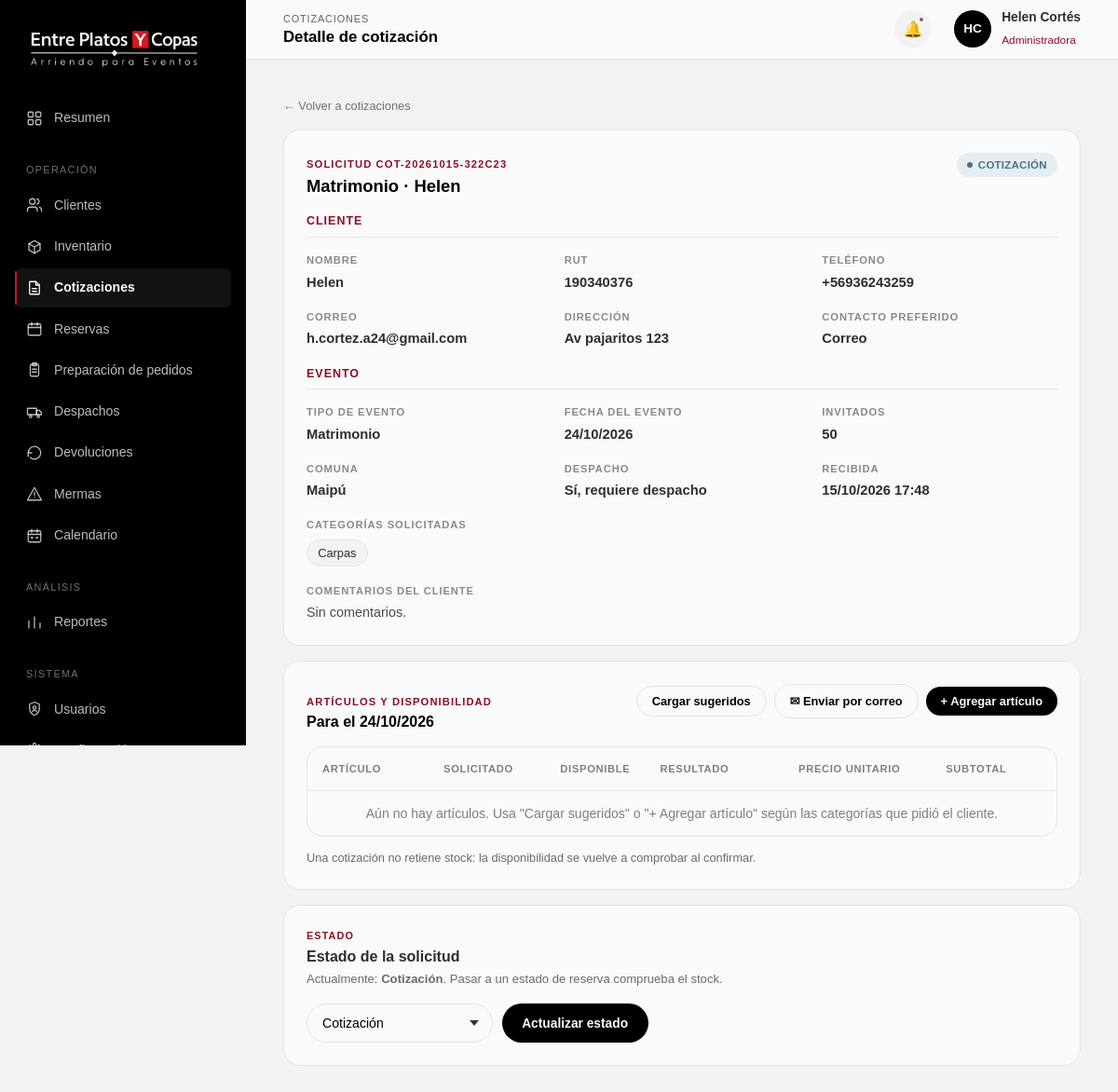
/gestion/cotizaciones/22/ (signed in), run on the app's committed database.
### Inventario/models.py (models this page shows, shortened)
class Servicio(models.Model):
    class Estado(models.TextChoices):
        COTIZACION = "Cotizacion", "Cotización"
        CONTACTADO = "Contactado", "Contactado"
        CONFIRMADO = "Confirmado", "Confirmado"
        PREPARACION = "Preparacion", "En preparación"
        DESPACHADO = "Despachado", "Despachado"
        DEVOLUCION_PARCIAL = "Devolucion parcial", "Devolución parcial"
        FINALIZADO = "Finalizado", "Devuelto"
        CANCELADO = "Cancelado", "Cancelado"
    class MedioContacto(models.TextChoices):
        WHATSAPP = "WhatsApp", "WhatsApp"
        CORREO = "Correo", "Correo"
        LLAMADA = "Llamada", "Llamada"
    negocio = models.ForeignKey(
        Negocio,
        on_delete=models.CASCADE,
        related_name="servicios"
    )
    cliente = models.ForeignKey(
        Cliente,
        on_delete=models.PROTECT,
        related_name="servicios"
    )
    codigo = models.CharField(
        max_length=30,
        unique=True
    )
    estado = models.CharField(
        max_length=30,
        choices=Estado.choices,
        default=Estado.COTIZACION
    )
    tipo_servicio = models.CharField(
        max_length=100,
        blank=True
    )
    fecha_solicitud = models.DateField()
    fecha_evento = models.DateField(null=True, blank=True)
    fecha_inicio = models.DateField(null=True, blank=True)
    fecha_termino = models.DateField(null=True, blank=True)
    hora_inicio = models.TimeField(null=True, blank=True)
    hora_termino = models.TimeField(null=True, blank=True)
    direccion_evento = models.CharField(
        max_length=255,
        blank=True
    )
    comuna_evento = models.CharField(
        max_length=100,
        blank=True
    )
    cantidad_personas = models.IntegerField(
        null=True,
        blank=True
    )
    subtotal = models.DecimalField(
        max_digits=12,
        decimal_places=0,
        default=0
    )
    descuento = models.DecimalField(
        max_digits=12,
        decimal_places=0,
        default=0
    )
    total = models.DecimalField(
        max_digits=12,
        decimal_places=0,
        default=0
    )
    abono = models.DecimalField(
        max_digits=12,
        decimal_places=0,
        default=0
    )
    garantia = models.DecimalField(
        max_digits=12,
        decimal_places=0,
        default=0
    )
    observaciones = models.TextField(blank=True)
    requiere_despacho = models.BooleanField(default=False, db_default=False)
    medio_contacto = models.CharField(
        max_length=20,
        blank=True,
        default="",
        db_default="",
        choices=MedioContacto.choices
    )
    comentarios = models.TextField(blank=True, default="", db_default="")
    categorias_solicitadas = models.ManyToManyField(
        Categoria,
        blank=True,
        related_name="servicios_solicitados",
        db_table="servicio_categoria_solicitada"
    )
    categorias_por_definir = models.BooleanField(default=False, db_default=False)
    fecha_confirmacion = models.DateTimeField(
        null=True,
        blank=True
    )
    fecha_creacion = models.DateTimeField(auto_now_add=True)
    fecha_actualizacion = models.DateTimeField(auto_now=True)
    class Meta:
        db_table = "servicio"
        constraints = [
            models.CheckConstraint(
                condition=(
                    Q(fecha_inicio__isnull=True)
                    | Q(fecha_termino__isnull=True)
                    | Q(fecha_termino__gte=F("fecha_inicio"))
                ),
                name="fecha_termino_mayor_inicio"
            )
        ]
    @property
    def clase_estado(self):
        return {
            self.Estado.COTIZACION: "info",
            self.Estado.CONTACTADO: "warning",
            self.Estado.CONFIRMADO: "success",
            self.Estado.PREPARACION: "success",
            self.Estado.DESPACHADO: "success",
            self.Estado.DEVOLUCION_PARCIAL: "warning",
            self.Estado.CANCELADO: "danger",
        }.get(self.estado, "neutral")

class Cliente(models.Model):
    negocio = models.ForeignKey(
        Negocio,
        on_delete=models.CASCADE,
        related_name="clientes"
    )
    rut = models.CharField(max_length=20, blank=True)
    nombre = models.CharField(max_length=100)
    apellido = models.CharField(max_length=100, blank=True)
    telefono = models.CharField(max_length=30, blank=True)
    email = models.EmailField(max_length=150, blank=True)
    direccion = models.CharField(max_length=255, blank=True)
    comuna = models.CharField(max_length=100, blank=True)
    observaciones = models.TextField(blank=True)
    activo = models.BooleanField(default=True)
    fecha_creacion = models.DateTimeField(auto_now_add=True)
    fecha_actualizacion = models.DateTimeField(auto_now=True)
    class Meta:
        db_table = "cliente"
        constraints = [
            models.UniqueConstraint(
                fields=["negocio", "rut"],
                condition=~Q(rut=""),
                name="cliente_rut_unico_por_negocio"
            )
        ]

### Inventario/views.py (the view, shortened to what this page needs)
@solo_administrador
def gestion_cotizacion(request, id):
    servicio = get_object_or_404(
        Servicio.objects.select_related("cliente", "negocio"),
        id=id,
    )
    detalles = list(
        DetalleServicio.objects
        .filter(servicio=servicio)
        .select_related("articulo")
        .order_by("articulo__nombre")
    )
    por_articulo = {r["articulo_id"]: r for r in disponibilidad_servicio(servicio)}
    for detalle in detalles:
        detalle.disponibilidad = por_articulo.get(detalle.articulo_id)
    categorias = [etiqueta_categoria(c) for c in servicio.categorias_solicitadas.all()]
    hay_faltantes = any(r["faltante"] for r in por_articulo.values())
    return render(
        request,
        "cotizacion.html",
        {
            "servicio": servicio,
            "detalles": detalles,
            "categorias": categorias,
            "articulos": (
                Articulo.objects
                .filter(negocio=servicio.negocio, activo=True)
                .order_by("categoria__nombre", "nombre")
            ),
            "estados_servicio": Servicio.Estado.choices,
            "bloquea_stock": servicio.estado in ESTADOS_QUE_BLOQUEAN,
            "puede_confirmar": (
                servicio.estado in (Servicio.Estado.COTIZACION, Servicio.Estado.CONTACTADO)
                and bool(detalles)
                and servicio.fecha_evento is not None
            ),
            "hay_faltantes": hay_faltantes,
        },
    )

### gestion/templates/cotizacion.html (shortened to what this page needs)
{% load static %}
<!DOCTYPE html>
<html lang="es">
<head>
<link rel="stylesheet" href="{% static 'css/admin.css' %}?v=cotizacion-4">
</head>
<body>
<div class="admin-shell">
  <aside class="admin-sidebar" id="admin-sidebar">
    <div class="sidebar-brand">
      <a href="{% url 'index' %}"><img src="{% static 'images/logo2.jpg' %}" alt="Entre Platos y Copas"></a>
    </div>
    <nav class="sidebar-nav">
      <a href="{% url 'inicio' %}" class="sidebar-link"><span class="nav-icon"></span><span class="nav-label">Resumen</span></a>
      <span class="sidebar-group-label">Operación</span>
      <a href="{% url 'gestion_clientes' %}" class="sidebar-link"><span class="nav-icon"></span><span class="nav-label">Clientes</span></a>
      <a href="{% url 'gestion_inventario' %}" class="sidebar-link"><span class="nav-icon"></span><span class="nav-label">Inventario</span></a>
      <a href="{% url 'gestion_cotizaciones' %}" class="sidebar-link"><span class="nav-icon"></span><span class="nav-label">Cotizaciones</span></a>
      <a href="{% url 'gestion_reservas' %}" class="sidebar-link"><span class="nav-icon"></span><span class="nav-label">Reservas</span></a>
      <a href="{% url 'gestion_preparacion' %}" class="sidebar-link"><span class="nav-icon"></span><span class="nav-label">Preparación de pedidos</span></a>
      <a href="{% url 'gestion_despachos' %}" class="sidebar-link"><span class="nav-icon"></span><span class="nav-label">Despachos</span></a>
      <a href="{% url 'gestion_devoluciones' %}" class="sidebar-link"><span class="nav-icon"></span><span class="nav-label">Devoluciones</span></a>
      <a href="{% url 'gestion_mermas' %}" class="sidebar-link"><span class="nav-icon"></span><span class="nav-label">Mermas</span></a>
      <a href="{% url 'gestion_calendario' %}" class="sidebar-link"><span class="nav-icon"></span><span class="nav-label">Calendario</span></a>
      <span class="sidebar-group-label">Análisis</span>
      <a href="{% url 'gestion_reportes' %}" class="sidebar-link"><span class="nav-icon"></span><span class="nav-label">Reportes</span></a>
      <span class="sidebar-group-label">Sistema</span>
      <a href="{% url 'gestion_usuarios' %}" class="sidebar-link"><span class="nav-icon"></span><span class="nav-label">Usuarios</span></a>
      <a href="{% url 'gestion_configuracion' %}" class="sidebar-link"><span class="nav-icon"></span><span class="nav-label"></span></a>
    </nav>
  </aside>
  <div class="admin-main">
    <header class="admin-topbar no-print">
      <div style="display:flex;align-items:center;gap:1rem;">
        <div class="topbar-title">
          <span class="eyebrow">Cotizaciones</span>
          <h1>Detalle de cotización</h1>
        </div>
      </div>
      <div class="topbar-actions">
        <button class="icon-btn" aria-label="Notificaciones"><span class="dot"></span>🔔</button>
        <div class="topbar-user">
          <div class="user-avatar">HC</div>
          <div class="user-info"><strong>Helen Cortés</strong><span>Administradora</span></div>
        </div>
      </div>
    </header>
    <main class="admin-content">
      <div class="breadcrumb no-print"><a href="{% url 'gestion_cotizaciones' %}">← Volver a cotizaciones</a></div>
<div class="card">
  <div class="card-head">
    <div><span class="eyebrow">Solicitud {{ servicio.codigo }}</span><h2>{{ servicio.tipo_servicio|default:"Evento" }} · {{ servicio.cliente.nombre }} {{ servicio.cliente.apellido }}</h2></div>
    <span class="badge badge--{{ servicio.clase_estado }}">{{ servicio.get_estado_display }}</span>
  </div>
  <h3 class="detail-section-title">Cliente</h3>
  <div class="detail-grid">
    <div><span class="cell-muted">Nombre</span><strong><a href="{% url 'gestion_cliente' servicio.cliente.id %}">{{ servicio.cliente.nombre }} {{ servicio.cliente.apellido }}</a></strong></div>
    <div><span class="cell-muted">RUT</span><strong>{{ servicio.cliente.rut|default:"—" }}</strong></div>
    <div><span class="cell-muted">Teléfono</span><strong>{{ servicio.cliente.telefono|default:"—" }}</strong></div>
    <div><span class="cell-muted">Correo</span><strong>{{ servicio.cliente.email|default:"—" }}</strong></div>
    <div><span class="cell-muted">Dirección</span><strong>{{ servicio.cliente.direccion|default:"—" }}</strong></div>
    <div><span class="cell-muted">Contacto preferido</span><strong>{{ servicio.get_medio_contacto_display|default:"Sin preferencia" }}</strong></div>
  </div>
  <h3 class="detail-section-title">Evento</h3>
  <div class="detail-grid">
    <div><span class="cell-muted">Tipo de evento</span><strong>{{ servicio.tipo_servicio|default:"—" }}</strong></div>
    <div><span class="cell-muted">Fecha del evento</span><strong>{{ servicio.fecha_evento|date:"d/m/Y"|default:"—" }}</strong></div>
    <div><span class="cell-muted">Invitados</span><strong>{{ servicio.cantidad_personas|default:"—" }}</strong></div>
    <div><span class="cell-muted">Comuna</span><strong>{{ servicio.comuna_evento|default:"—" }}</strong></div>
    <div><span class="cell-muted">Despacho</span><strong>{% if servicio.requiere_despacho %}Sí, requiere despacho{% else %}No, retira el cliente{% endif %}</strong></div>
    <div><span class="cell-muted">Recibida</span><strong>{{ servicio.fecha_creacion|date:"d/m/Y H:i" }}</strong></div>
    <div class="full"><span class="cell-muted">Categorías solicitadas</span>
      <div class="chip-list">
        {% for categoria in categorias %}<span class="chip">{{ categoria }}</span>{% empty %}{% if not servicio.categorias_por_definir %}<span class="cell-muted">Sin categorías</span>{% endif %}{% endfor %}
      </div>
    </div>
    <div class="full"><span class="cell-muted">Comentarios del cliente</span><p>{{ servicio.comentarios|default:"Sin comentarios."|linebreaksbr }}</p></div>
  </div>
</div>
<div class="card" style="margin-top:1rem;">
  <div class="card-head no-print">
    <div>
      <span class="eyebrow">Artículos y disponibilidad</span>
      <h2 style="font-size:1rem;">Para el {{ servicio.fecha_evento|date:"d/m/Y"|default:"evento (sin fecha)" }}</h2>
    </div>
    <div class="card-head-actions">
      <form method="post" action="{% url 'gestion_cotizacion' servicio.id %}">
        <button type="submit" class="btn btn-outline btn-sm" title="Agrega artículos según el tipo de evento, las categorías y los invitados">Cargar sugeridos</button>
      </form>
      <a href="{% url 'enviar_cotizacion_email' servicio.id %}" class="btn btn-outline btn-sm">✉ Enviar por correo</a>
      <button type="button" class="btn btn-primary btn-sm" id="btn-agregar-articulo">+ Agregar artículo</button>
    </div>
  </div>
  <div class="table-wrap">
  <table class="data-table">
    <thead>
      <tr>
        <th>Artículo</th>
        <th class="cell-num">Solicitado</th>
        <th class="cell-num">Disponible</th>
        <th>Resultado</th>
        <th class="cell-num">Precio unitario</th>
        <th class="cell-num">Subtotal</th>
        <th></th>
      </tr>
    </thead>
    <tbody>
      {% for d in detalles %}
      <tr>
        <td>{{ d.articulo.nombre }}<div class="cell-muted">{{ d.articulo.codigo }}</div></td>
        <td class="cell-num">{{ d.cantidad }}</td>
        <td class="cell-num">{% if d.disponibilidad.disponible is None %}—{% else %}{{ d.disponibilidad.disponible }}{% endif %}</td>
        <td>
          {% if d.disponibilidad.disponible is None %}<span class="badge badge--neutral">Sin fecha</span>
          {% elif d.disponibilidad.faltante %}<span class="badge badge--danger">Faltan {{ d.disponibilidad.faltante }}</span>
          {% else %}<span class="badge badge--success">Disponible</span>{% endif %}
        </td>
        <td class="cell-num">${{ d.precio_unitario|floatformat:0 }}</td>
        <td class="cell-num">${{ d.subtotal|floatformat:0 }}</td>
        <td>
          <form method="post" action="{% url 'gestion_cotizacion' servicio.id %}" class="no-print">
            {% csrf_token %}<input type="hidden" name="accion" value="quitar_articulo"><input type="hidden" name="detalle_id" value="{{ d.id }}">
            <button type="submit" class="icon-btn icon-btn--danger" title="Quitar artículo" aria-label="Quitar {{ d.articulo.nombre }}">✕</button>
          </form>
        </td>
      </tr>
      {% empty %}
      <tr><td colspan="7" class="empty-state">Aún no hay artículos. Usa "Cargar sugeridos" o "+ Agregar artículo" según las categorías que pidió el cliente.</td></tr>
      {% endfor %}
    </tbody>
  </table>
  </div>
  {% if bloquea_stock %}
  <p class="availability-note">Esta reserva ya retiene stock para sus fechas. La columna "Disponible" muestra lo que queda sin contarla a ella.</p>
  {% else %}
  <p class="availability-note">Una cotización no retiene stock: la disponibilidad se vuelve a comprobar al confirmar.</p>
  {% endif %}
</div>
<form method="post" action="{% url 'gestion_cotizacion' servicio.id %}" class="card status-update no-print">
  <div class="status-update__text">
    <span class="eyebrow">Estado</span>
    <label for="estado-servicio">Estado de la solicitud</label>
    <p>Actualmente: <strong>{{ servicio.get_estado_display }}</strong>. Pasar a un estado de reserva comprueba el stock.</p>
  </div>
  <div class="status-update__controls">
    <select name="estado" id="estado-servicio" class="select-filter">{% for valor, etiqueta in estados_servicio %}<option value="{{ valor }}" {% if servicio.estado == valor %}selected{% endif %}>{{ etiqueta }}</option>{% endfor %}</select>
    <button class="btn btn-primary" type="submit">Actualizar estado</button>
  </div>
</form>
    </main>
  </div>
</div>
</body>
</html>

### data on the page
Servicio: codigo "COT-20261015-322C23", tipo_servicio "Matrimonio", cliente.nombre "Helen", estado "COTIZACIÓN", cliente.rut "190340376", cliente.telefono "+56936243259", cliente.email "h.cortez.a24@gmail.com", cliente.direccion "Av pajaritos 123", medio_contacto "Correo", fecha_evento "24/10/2026", cantidad_personas "50", comuna_evento "Maipú", fecha_creacion "15/10/2026 17:48", comentarios "Sin comentarios.", estado "Cotización"

### other printed values
{{ categoria }} "Carpas"
